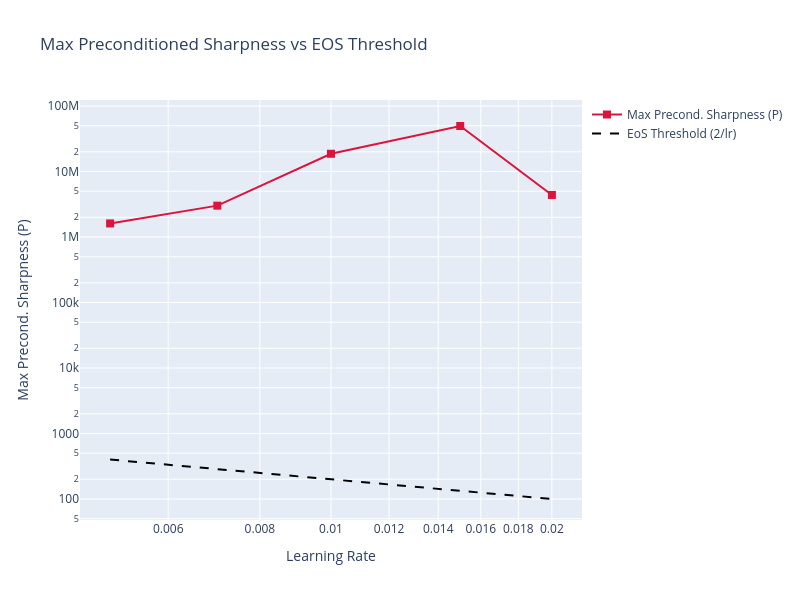

Notebook code cell kept with this figure:
### Code cell
plot_max_sharpness_vs_eos(max_sharp)

### Figure 1 — Plotly figure (JSON) as saved in the notebook; plotly's stock layout.template omitted (floating-point values rounded to 4 significant figures)
{"data": [{"line": {"color": "crimson", "width": 2}, "marker": {"color": "crimson", "size": 8, "symbol": "square"}, "mode": "markers+lines", "name": "Max Precond. Sharpness (P)", "type": "scatter", "x": [0.005, 0.007, 0.01, 0.015, 0.02], "y": [1613000.0, 3014000.0, 18680000.0, 49580000.0, 4390000.0]}, {"line": {"color": "black", "dash": "dash", "width": 2}, "mode": "lines", "name": "EoS Threshold (2/lr)", "type": "scatter", "x": [0.005, 0.007, 0.01, 0.015, 0.02], "y": [400.0, 285.7, 200.0, 133.3, 100.0]}], "layout": {"height": 600, "legend": {"x": 1.01, "y": 1}, "title": {"text": "Max Preconditioned Sharpness vs EOS Threshold"}, "width": 800, "xaxis": {"autorange": true, "range": [-2.342, -1.658], "title": {"text": "Learning Rate"}, "type": "log"}, "yaxis": {"autorange": true, "range": [1.679, 8.092], "title": {"text": "Max Precond. Sharpness (P)"}, "type": "log"}}}
